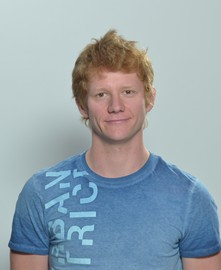
#> input picture img-after-resize/kolodziej/kolodziej_szymon (10. kopia).jpg, 221 x 270 px, found by its file name; its folder holds only this picture in this run; the run also reads 1 picture not shown here
$ python kwadrat.py
#> lines starting #> are read from the running program, lines starting #| are printed output that depends on the picture
from PIL import Image
import os
from datetime import datetime

for image_file_name in os.listdir('/home/boorish/Pobrane/img-after-resize/kolodziej'):
    if image_file_name.endswith(".jpg"):
        now = datetime.now().strftime('%Y%m%d-%H%M%S-%f')

        im = Image.open('/home/boorish/Pobrane/img-after-resize/kolodziej/' + image_file_name)
#> im is the input picture: PIL image 221x270 RGB; mean R, G, B 148.9, 164.1, 173.3
        bg = Image.open('/home/boorish/Pobrane/bg.jpg')
        im_copy=im.copy()
        position = (((bg.width-im_copy.width)/2), (bg.height - im_copy.height))
#> position = (24.5, 0)
        bg.paste(im, position)
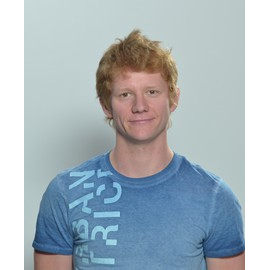
#> bg: PIL image 270x270 RGB; mean R, G, B 168.1, 180.6, 188.1
        bg.save('/home/boorish/Pobrane/kwadrat/kwadrat' + now, 'JPEG',quality=90)
